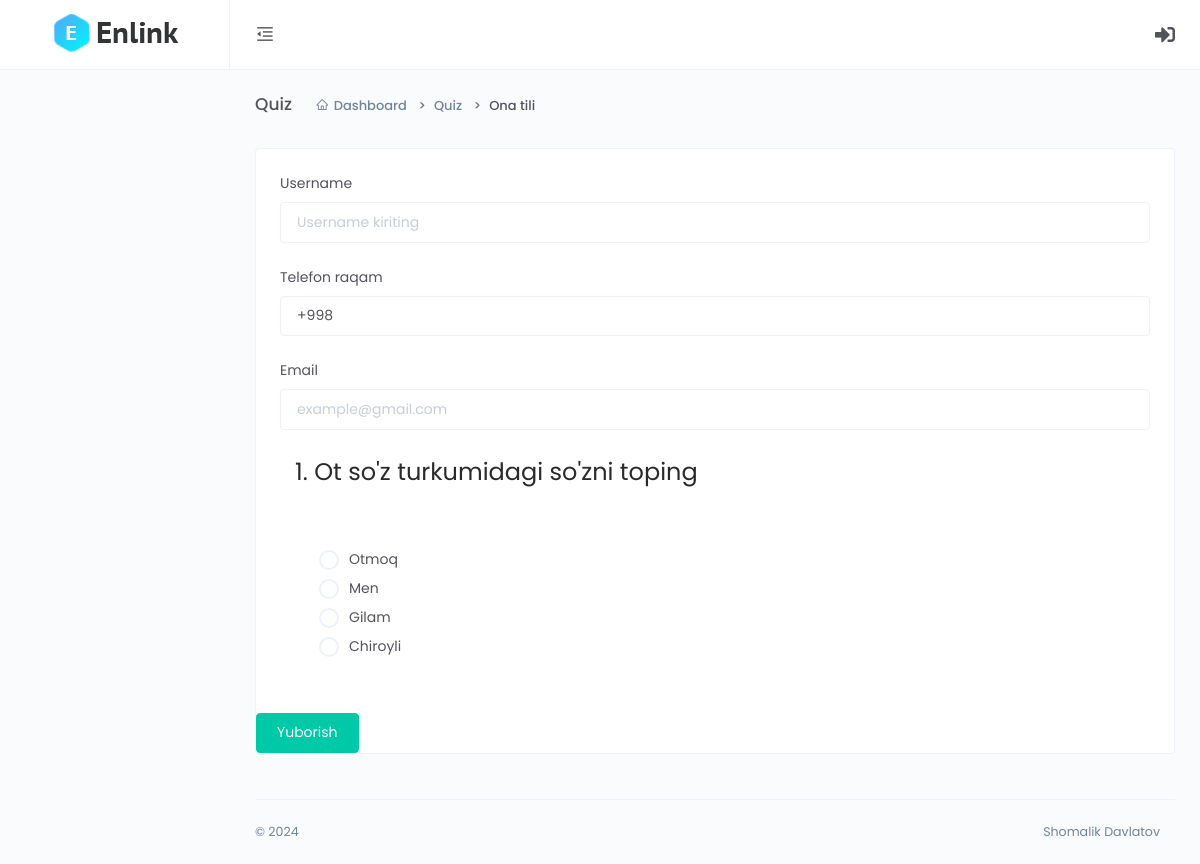
/Eekh0qNdKOAHsr8/, run on the app's committed database.
### main/models.py (models this page shows, shortened)
class CodeGenerate(models.Model):
    code = models.CharField(max_length=255, blank=True,unique=True)
    class Meta:
        abstract = True

class Quiz(CodeGenerate):
    name = models.CharField(max_length=255)
    author = models.ForeignKey(User, on_delete=models.SET_NULL, null=True)
    start_date = models.DateTimeField(null=True, blank=True)
    end_date = models.DateTimeField(null=True, blank=True)
    @property
    def is_active(self):
        try:
            print(self.name, timezone.now() < self.end_date and timezone.now() > self.start_date)
            return timezone.now() < self.end_date and timezone.now() > self.start_date
        except:
            print(111)
            return False

class Question(CodeGenerate):
    name = models.CharField(max_length=255)
    quiz = models.ForeignKey(Quiz, on_delete=models.CASCADE)
    @property
    def all_options(self):
        all_options = list(Option.objects.filter(question=self))
        shuffle(all_options)
        return all_options

class Option(CodeGenerate):
    name = models.CharField(max_length=255)
    question = models.ForeignKey(Question, on_delete=models.CASCADE)
    is_correct = models.BooleanField(default=False)

### front/views.py (the view, shortened to what this page needs)
# urls.py: path('<str:code>/', views.quiz_solve, name='quiz_solve'),
def quiz_solve(request, code):
    quiz = models.Quiz.objects.get(code=code)
    if quiz.is_active:
        questions = models.Question.objects.filter(quiz=quiz)
        context = {
            'quiz':quiz,
            'questions':questions,
        }
        return render(request, 'front/quiz_solve.html', context)
    else:
        return redirect('front:index')

### templates/front/quiz_solve.html (shortened to what this page needs)
{% extends 'dashboard/base.html' %}
{% block content %}
<div class="main-content">
    <div class="page-header">
        <h2 class="header-title">Quiz</h2>
        <div class="header-sub-title">
            <nav class="breadcrumb breadcrumb-dash">
                <a href="{% url 'dashboard:index' %}" class="breadcrumb-item"><i class="anticon anticon-home m-r-5"></i>Dashboard</a>
                <a class="breadcrumb-item" href="{% url 'dashboard:quiz_detail' quiz.code %}">Quiz</a>
                <span class="breadcrumb-item active">{{quiz.name}}</span>
            </nav>
        </div>
    </div>
    <div class="card">
        <form id="myForm" action="" method="post">
            <div class="card-body">
                <div class="form-group">
                    <label for="formGroupExampleInput">Username</label>
                    <input type="text" class="form-control" id="formGroupExampleInput" placeholder="Username kiriting" name="user_name">
                </div>
                <div class="form-group">
                    <label for="formGroupExampleInput">Telefon raqam</label>
                    <input type="text" class="form-control" id="formGroupExampleInput" value="+998" name="phone">
                </div>
                <div class="form-group">
                    <label for="formGroupExampleInput">Email</label>
                    <input type="email" class="form-control" id="formGroupExampleInput" placeholder="example@gmail.com" name="email">
                </div>
                {% for question in questions %}
                <div class="container">
                    <div class="d-flex justify-content-between" >
                        <h2 class="font-weight-normal m-b-10">{{forloop.counter}}. {{question.name}}</h2>
                    </div>
                    <div class="card-body">
                        <div class="m-t-25">
                            {% for option in question.all_options %}
                            <div class="radio">
                                <label for="radio{{option.id}}">{{option.name}}</label>
                            </div>
                            {% endfor %}
                        </div>
                    </div>
                </div>
                {% endfor %}
            </div>
            <button type="submit" class="btn btn-success" data-toggle="modal" data-target=".bd-example-modal-lg">Yuborish</button>
        </form>
    </div>
</div>
{% endblock %}

### data on the page
Quiz: name "Ona tili"
Question: name "Ot so'z turkumidagi so'zni toping"
Option: name "Otmoq"
Option: name "Men"
Option: name "Gilam"
Option: name "Chiroyli"
